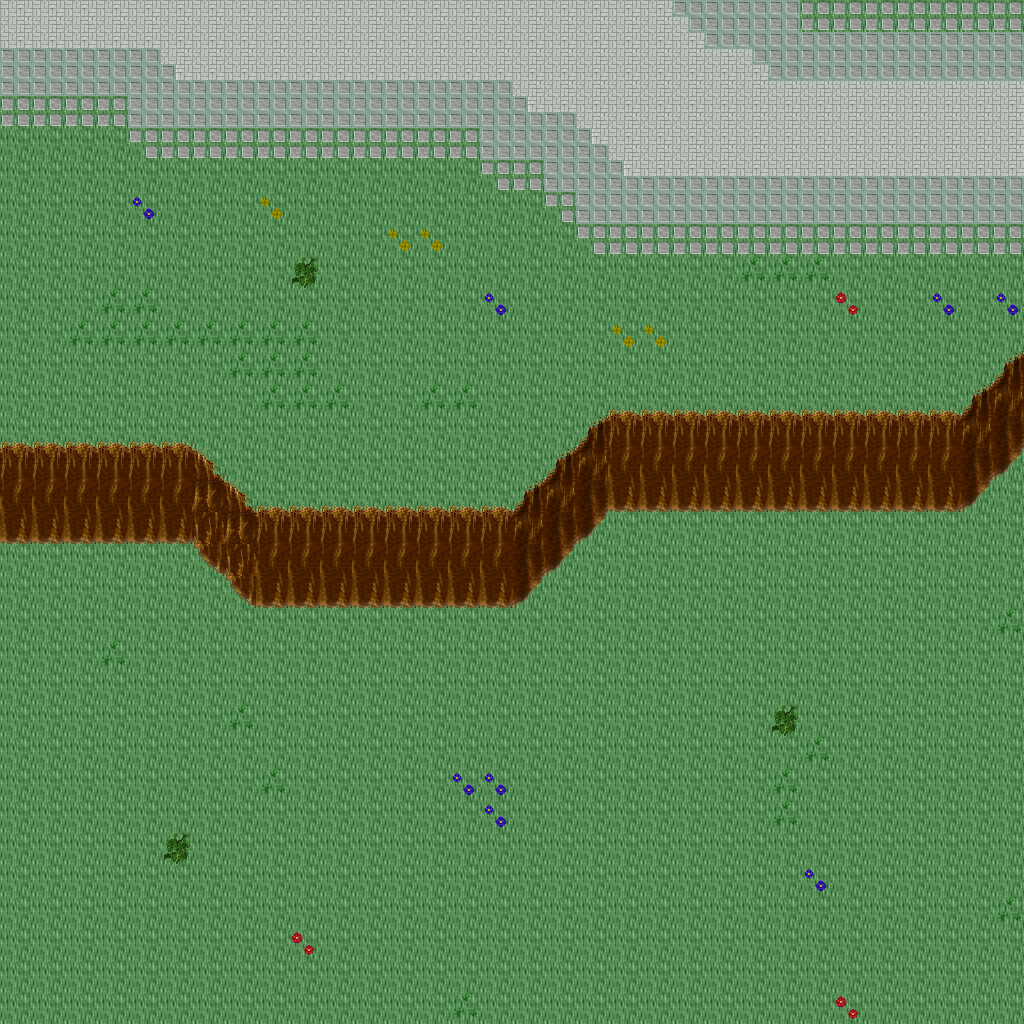

A 2D game scene composited from a Tiled map and its tileset images. What follows is a short description and the map's XML, with each tile layer's data collapsed to a summary:
An orthogonal 32x32 tile map with 32x32 px tiles, 5 tile layers (Ground, Objects, Objects2, Above, ...), 1 hidden layer not drawn, 19 tilesets.

<map version="1.10" tiledversion="1.11.0" orientation="orthogonal" renderorder="right-down" width="32" height="32" tilewidth="32" tileheight="32" infinite="0" nextlayerid="11" nextobjectid="1">
 <tileset firstgid="1" name="ground_ground" tilewidth="32" tileheight="32" tilecount="33" columns="3">
  <image source="../drawable/ground_ground.png" width="96" height="352" />
 </tileset>
 <tileset firstgid="34" name="ground_water_pool" tilewidth="32" tileheight="32" tilecount="72" columns="3">
  <image source="../drawable/ground_water_pool.png" width="96" height="768" />
 </tileset>
 <tileset firstgid="106" name="ground_ridge_earth_dark" tilewidth="32" tileheight="32" tilecount="96" columns="12">
  <image source="../drawable/ground_ridge_earth_dark.png" width="384" height="256" />
 </tileset>
 <tileset firstgid="202" name="ground_grass_edges" tilewidth="32" tileheight="32" tilecount="36" columns="12">
  <image source="../drawable/ground_grass_edges.png" width="384" height="96" />
 </tileset>
 <tileset firstgid="238" name="ground_earth_edges" tilewidth="32" tileheight="32" tilecount="18" columns="6">
  <image source="../drawable/ground_earth_edges.png" width="192" height="96" />
 </tileset>
 <tileset firstgid="256" name="ground_grass_corners" tilewidth="32" tileheight="32" tilecount="24" columns="6">
  <image source="../drawable/ground_grass_corners.png" width="192" height="128" />
 </tileset>
 <tileset firstgid="280" name="plant_grasses" tilewidth="32" tileheight="32" tilecount="6" columns="3">
  <image source="../drawable/plant_grasses.png" width="96" height="64" />
 </tileset>
 <tileset firstgid="286" name="plant_flower_daisy_blue" tilewidth="32" tileheight="32" tilecount="8" columns="2">
  <image source="../drawable/plant_flower_daisy_blue.png" width="64" height="128" />
 </tileset>
 <tileset firstgid="294" name="plant_flower_daisy_yellow" tilewidth="32" tileheight="32" tilecount="8" columns="2">
  <image source="../drawable/plant_flower_daisy_yellow.png" width="64" height="128" />
 </tileset>
 <tileset firstgid="302" name="plant_bush_bushes" tilewidth="32" tileheight="32" tilecount="10" columns="5">
  <image source="../drawable/plant_bush_bushes.png" width="160" height="64" />
 </tileset>
 <tileset firstgid="312" name="plant_flower_daisy_red" tilewidth="32" tileheight="32" tilecount="8" columns="2">
  <image source="../drawable/plant_flower_daisy_red.png" width="64" height="128" />
 </tileset>
 <tileset firstgid="320" name="plant_flower_daisy_white" tilewidth="32" tileheight="32" tilecount="8" columns="2">
  <image source="../drawable/plant_flower_daisy_white.png" width="64" height="128" />
 </tileset>
 <tileset firstgid="328" name="item_statue_bird" tilewidth="32" tileheight="32" tilecount="8" columns="2">
  <image source="../drawable/item_statue_bird.png" width="64" height="128" />
 </tileset>
 <tileset firstgid="336" name="logic_collision" tilewidth="32" tileheight="32" tilecount="1" columns="1">
  <image source="../drawable/logic_collision.png" width="32" height="32" />
 </tileset>
 <tileset firstgid="337" name="ground_green_paving" tilewidth="32" tileheight="32" tilecount="18" columns="3">
  <image source="../drawable/ground_green_paving.png" width="96" height="192" />
 </tileset>
 <tileset firstgid="355" name="logic_protection" tilewidth="32" tileheight="32" tilecount="2" columns="2">
  <image source="../drawable/logic_protection.png" width="64" height="32" />
 </tileset>
 <tileset firstgid="357" name="building_castle" tilewidth="32" tileheight="32" tilecount="320" columns="20">
  <image source="../drawable/building_castle.png" width="640" height="512" />
 </tileset>
 <tileset firstgid="677" name="logic_creature_reptile" tilewidth="32" tileheight="32" tilecount="7" columns="7">
  <image source="../drawable/logic_creature_reptile.png" width="224" height="32" />
 </tileset>
 <tileset firstgid="684" name="logic_creature_rodent" tilewidth="32" tileheight="32" tilecount="8" columns="8">
  <image source="../drawable/logic_creature_rodent.png" width="256" height="32" />
 </tileset>
 <layer id="1" name="Ground" width="32" height="32">
  <data>[1024 cells, 1024 non-empty, 2 distinct tile ids]</data>
 </layer>
 <layer id="2" name="Objects" width="32" height="32">
  <data>[1024 cells, 337 non-empty, 21 distinct tile ids]</data>
 </layer>
 <layer id="3" name="Objects2" width="32" height="32">
  <data>[1024 cells, 49 non-empty, 5 distinct tile ids]</data>
 </layer>
 <layer id="4" name="Above" width="32" height="32">
  <data>[1024 cells, 0 non-empty, 0 distinct tile ids]</data>
 </layer>
 <layer id="5" name="Above2" width="32" height="32">
  <data>[1024 cells, 0 non-empty, 0 distinct tile ids]</data>
 </layer>
 <layer id="6" name="Walkable" width="32" height="32" visible="0">
  <data>[1024 cells, 106 non-empty, 1 distinct tile ids]</data>
 </layer>
 <objectgroup id="7" name="Mapevents" />
 <objectgroup id="8" name="Spawn" />
 <objectgroup id="9" name="Keys" />
 <objectgroup id="10" name="Replace" />
</map>
